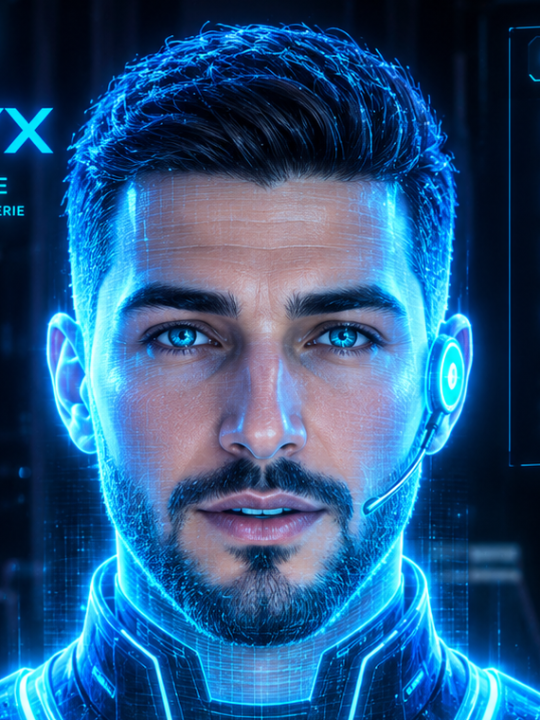
#> input picture tgcall/assets/dzaryx_bust.png, 540 x 720 px
$ python avatar_real.py
#> lines starting #> are read from the running program, lines starting #| are printed output that depends on the picture
"""Visage RÉALISTE de Dzaryx (hologramme bleu, image choisie par Kouider le 27/10 : assets/dzaryx_bust.png).
Animation locale en direct, synchronisée sur sa voix : la mâchoire et la lèvre du bas descendent quand il parle
(déformation cv2.remap + intérieur de bouche), clignements, regard, tête qui respire et hoche, effets d'hologramme.
Points du visage trouvés une fois avec YuNet (models/face_detection_yunet_2023mar.onnx).
Même interface que avatar_cute.CuteAvatar : frame(talk, listen) → BGR 360×480, i420(talk, listen) → bytes.
"""
import math
import random
import time
from pathlib import Path

import numpy as np

W, H, FPS = 360, 480, 15
ROOT = Path(__file__).resolve().parent
BUST = ROOT / 'assets' / 'dzaryx_bust.png'
DETECT = ROOT / 'models' / 'face_detection_yunet_2023mar.onnx'


class RealAvatar:
    def __init__(self) -> None:
        import cv2
        self.cv2 = cv2
        src = cv2.imread(str(BUST))
#> src is the input picture: shape (720, 540, 3); mean B, G, R 131.5, 87.9, 41.8
        if src is None:
            raise FileNotFoundError(BUST)
        self.img = cv2.resize(src, (W, H), interpolation=cv2.INTER_AREA)
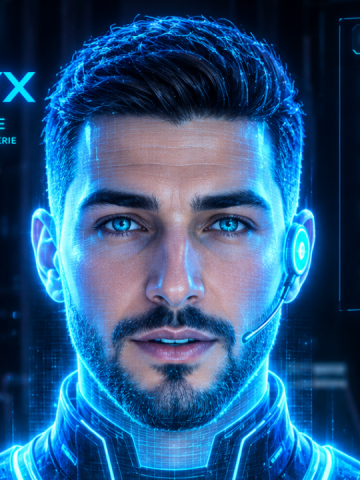
#> self.img: shape (480, 360, 3); mean B, G, R 131.5, 87.9, 41.7
#> (the run stopped early here; a loop or call above may not have finished)
